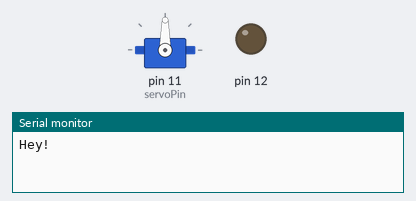
This sketch was run on a simulated Arduino Uno, built with avr-gcc and run on an emulated ATmega328P. Shown: servo, output pins drawn as LEDs (lit = HIGH), the last lines printed to the serial monitor.

Above: at 0.1 s.
At 0.6 s:
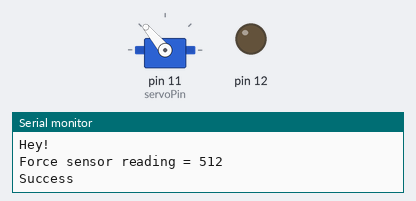
At 2.6 s:
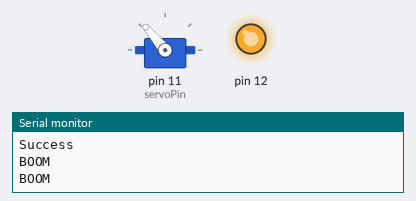
Timing chart, 0 to 4.1 s (numbered marks = the images above):
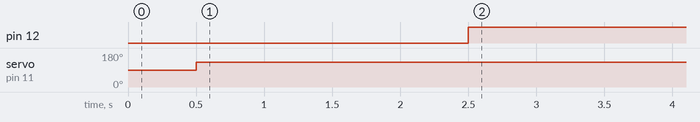

Measured:
- by itself, pin 12: LOW → HIGH at 2.5 s
- by itself, servo on pin 11 (servoPin): 90° → 130° at 0.50 s

The sketch:

sketch_oct10a.ino
```cpp
const int FSen = A4;
#include <Servo.h>
int servoPin = 11;
Servo Servo1;
void setup() {
  Serial.begin(115200);
  pinMode(FSen, INPUT);
Serial.println("Hey!");
Servo1.attach(servoPin);
pinMode(12,OUTPUT);
digitalWrite(12, LOW);
}

void loop()
{

  int n = 0;
  int analogReading = analogRead(FSen);
  delay(500);
  Serial.print("Force sensor reading = ");
   Serial.println(analogReading);

 if(analogReading>=20)
{
 Serial.println("Success ");


Servo1.write(130);
   delay(1000);


n =1;
}

while(n==1)
{
Serial.println("BOOM");
delay(1000);
digitalWrite(12, HIGH);
}

}
```
